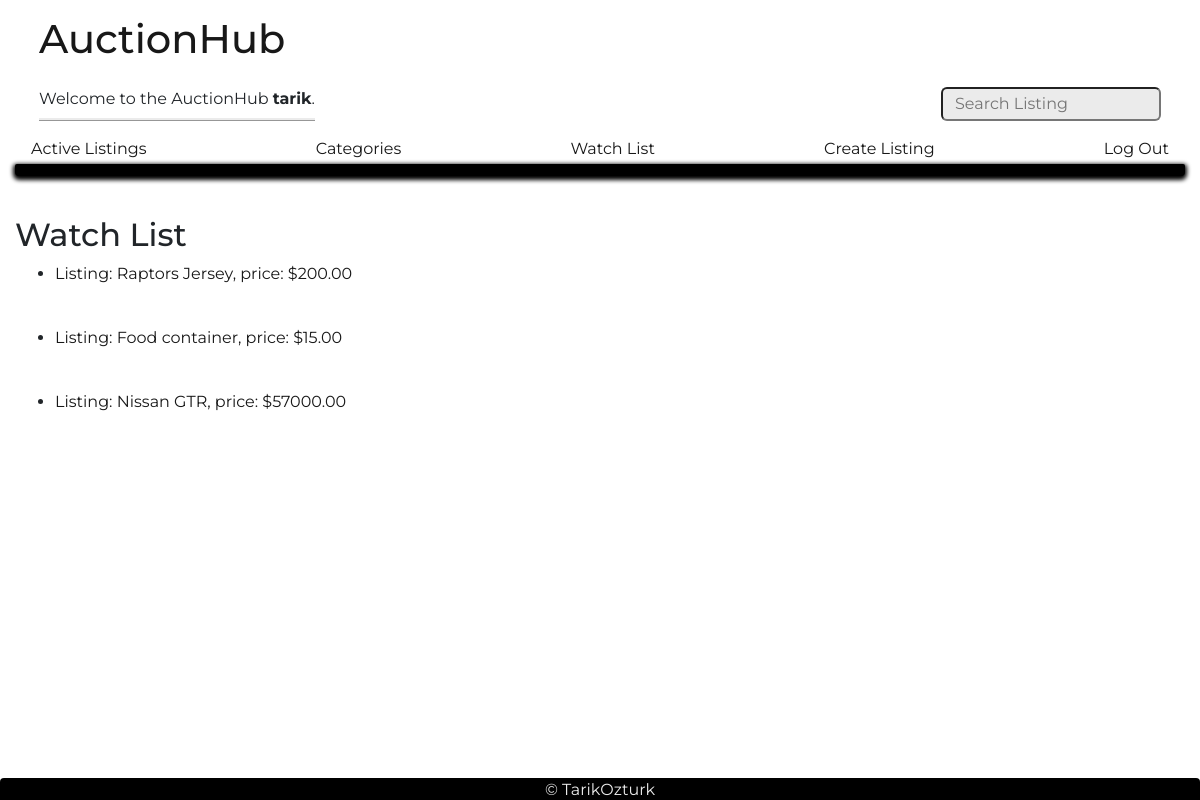
Before: /watch_list/ (signed in) with the older database file.
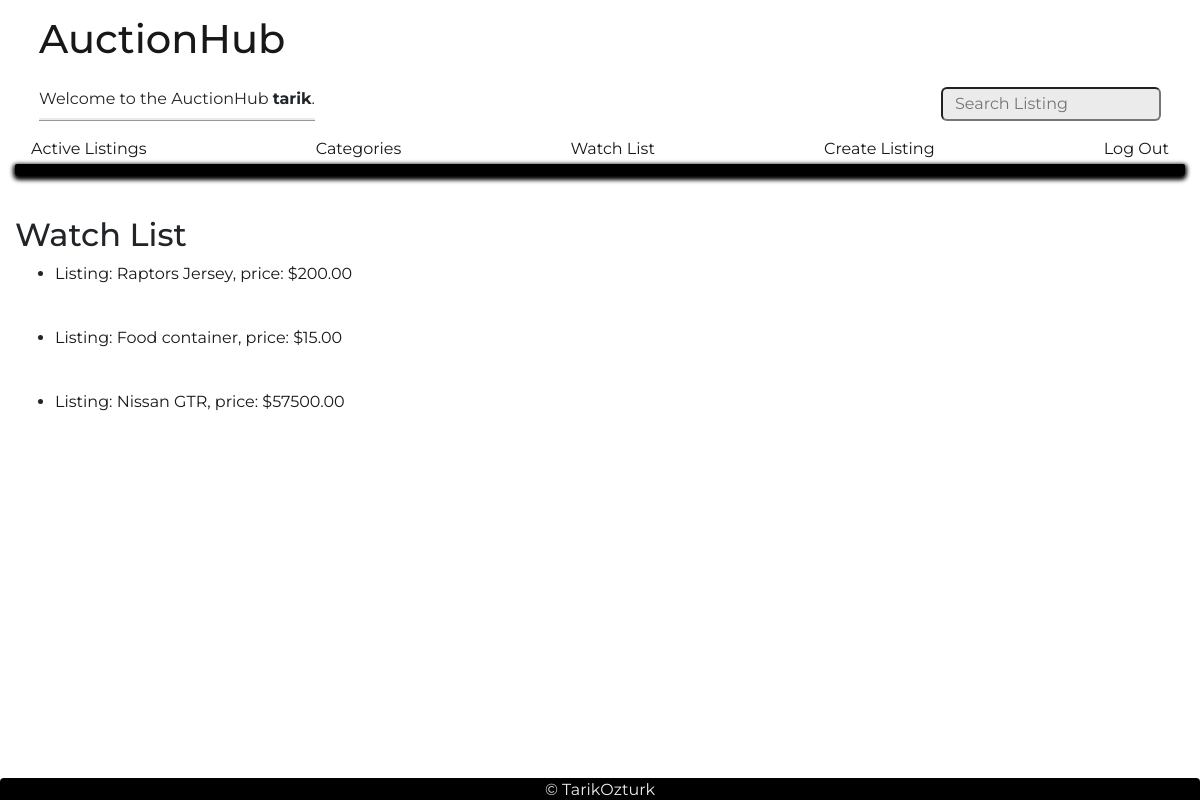
After: the same page with the newer database file.
### auctions/models.py (models this page shows)
class WatchList(models.Model):
    user = models.ForeignKey(User, null=False, on_delete=models.CASCADE, related_name="watch_list")
    listing = models.ForeignKey(Listing, on_delete=models.CASCADE, null=True, related_name="listings")

class Listing(models.Model):
    title = models.CharField(max_length=64)
    description = models.CharField(max_length = 256)
    starting_bid = models.DecimalField(max_digits=20, decimal_places=2)
    current_price = models.DecimalField(max_digits=20, decimal_places=2)
    image_url = models.URLField(null=True, blank=True) #optionally add url field
    category = models.CharField(max_length=64, choices=CATEGORIES, default=CATEGORIES[5][1])
    active = models.BooleanField(default = True) #if the listing is active, default active
    seller = models.ForeignKey(User, null=False, on_delete=models.CASCADE, related_name="listing_sold")
    buyer = models.ForeignKey(User, null=True, on_delete=models.CASCADE, related_name="listing_bought")

### auctions/views.py (the view)
# urls.py: path("watch_list/", views.watch_list, name="watch_list"),
@login_required(login_url='login')
def watch_list(request):
    if request.method == "GET":
        user = request.user
        watch_lists = WatchList.objects.filter(user=user)
        return render(request, "auctions/watch_list.html", {
            "watch_lists": watch_lists
        })

### auctions/templates/auctions/watch_list.html (shortened to what this page needs)
{% extends "auctions/layout.html" %}
{% block body %}
    <h2>Watch List</h2>
    <ul>
    {% for watch_list in watch_lists %}
    <li><a href="../listing/{{ watch_list.listing.title }}">
        <div>
            <p> Listing: {{ watch_list.listing.title }}, price:  ${{ watch_list.listing.current_price }}</p>
            <br>
        </div>
    </li></a>
    {% endfor %}
    </ul>
{% endblock %}

Changed rows visible on the page:
changed through a linked row, WatchList "Nissan GTR": listing.current_price "57000.00" → "57500.00"
